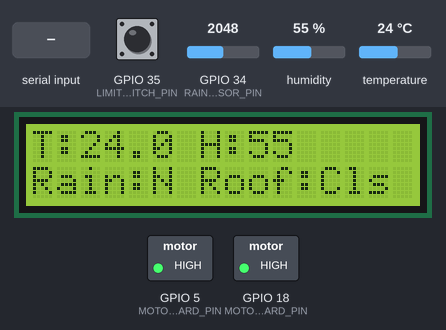
Bench run of a sketch on a simulated ESP32. Parts: 16×2 character LCD, switched loads named in the sketch (green lamp = pin HIGH). The test bench sets the inputs (shaded band); at power-on: GPIO 34 (RAIN_SENSOR_PIN) = 2048, GPIO 35 (LIMIT_SWITCH_PIN) LOW, humidity 55 %, temperature 24 °C. Nothing arrives over Bluetooth unless stated; what the sketch prints to the serial monitor is not drawn.

Above: at 9.4 s.
9.5 s: GPIO 34 (RAIN_SENSOR_PIN) set to 1925
At 10.5 s:
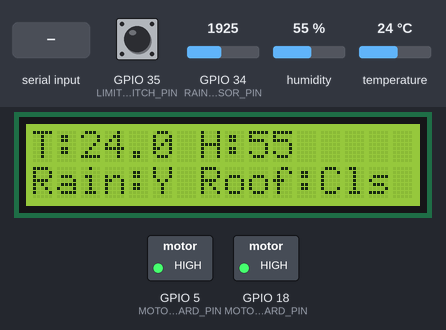
11.0 s: GPIO 35 (LIMIT_SWITCH_PIN) pulled HIGH for 0.65 s
At 12.1 s:
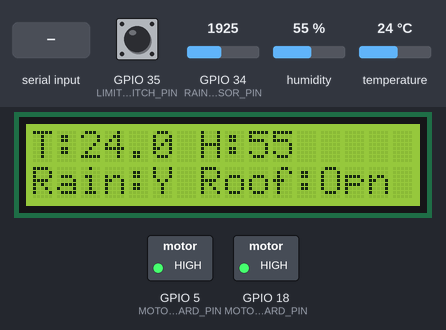
13.7 s: "open\n" received over the second serial link
At 16.2 s:
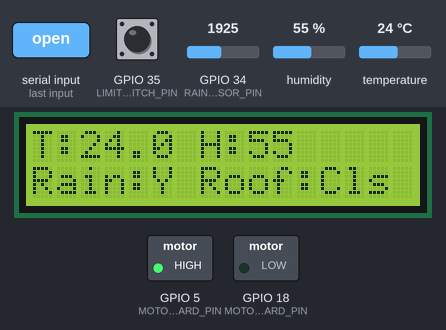
Timing chart, 0 to 44.8 s (numbered marks = the images above; inputs shaded):
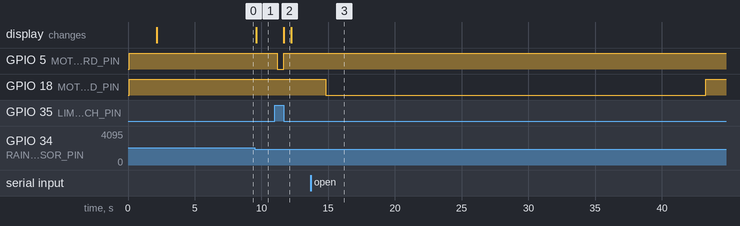

Measured:
- the behaviour switches between 2000 and 1999 on GPIO 34 (RAIN_SENSOR_PIN) (found by bisection; images 0 and 1)
- after the input at 9.5 s, the display: changes after 0.12 s (image 1)
- after the input at 11.0 s, GPIO 5 (MOTOR_FORWARD_PIN): HIGH → LOW after 0.20 s, → HIGH 0.46 s later; the display: changes after 0.69 s (image 2)
- after the input at 13.7 s, GPIO 18 (MOTOR_BACKWARD_PIN): HIGH → LOW after 1.1 s, → HIGH 28.5 s later
- what the display in image 2 shows lasts 0.5 s, from 11.7 s to 12.2 s

The sketch:

Smart_Rooftop_System.ino
```cpp
#include <BluetoothSerial.h>
#include <DHT.h>
#include <LiquidCrystal_I2C.h>

// Bluetooth
BluetoothSerial SerialBT;

// DHT Sensor
#define DHT_PIN 4
#define DHT_TYPE DHT11
DHT dht(DHT_PIN, DHT_TYPE);

// LCD Display
LiquidCrystal_I2C lcd(0x27, 16, 2);

// Rain Sensor
#define RAIN_SENSOR_PIN 34

// Limit Switch (LOW = Roof Closed)
#define LIMIT_SWITCH_PIN 35

// Motor Relays (Active LOW)
#define MOTOR_FORWARD_PIN 5   // Close roof
#define MOTOR_BACKWARD_PIN 18 // Open roof

// Timing
const unsigned long TOTAL_MOVE_TIME = 28500; // Full open/close time (ms)
unsigned long motorStartTime = 0;

// State variables
bool isMotorRunning = false;
bool motorDirection = false; // false=open, true=close

enum MotorState {
  STOPPED,
  CLOSING,
  OPENING
};
MotorState currentMotorState = STOPPED;

void setup() {
  Serial.begin(115200);
  SerialBT.begin("SmartRoofController");
  dht.begin();

  lcd.init();
  lcd.backlight();
  lcd.setCursor(0, 0);
  lcd.print("Smart Roof System");
  lcd.setCursor(0, 1);
  lcd.print("Initializing...");

  pinMode(RAIN_SENSOR_PIN, INPUT);
  pinMode(LIMIT_SWITCH_PIN, INPUT); // GND when active
  pinMode(MOTOR_FORWARD_PIN, OUTPUT);
  pinMode(MOTOR_BACKWARD_PIN, OUTPUT);

  stopMotor();

  delay(2000);
  lcd.clear();
  Serial.println("Setup complete. Ready!");
}

void loop() {
  float temp = dht.readTemperature();
  float hum = dht.readHumidity();
  int rainVal = analogRead(RAIN_SENSOR_PIN);
  bool isRaining = (rainVal < 2000); // Adjust threshold
  bool roofClosed = (digitalRead(LIMIT_SWITCH_PIN) == LOW);

  handleBluetoothCommands();

  // Auto-close if rain or hot
  if (!isMotorRunning) {
    if ((isRaining || (!isnan(temp) && temp > 35)) && !roofClosed) {
      Serial.println("Auto: Closing roof due to rain/temp");
      closeRoofFully();
    }
  }

  // Stop motor if closed
  if (isMotorRunning && currentMotorState == CLOSING && roofClosed) {
    Serial.println("Limit switch triggered, roof closed.");
    stopMotor();
  }

  updateDisplay(temp, hum, rainVal, isRaining, roofClosed);

  delay(500);
}

// ===================== CONTROL LOGIC =====================

void closeRoofFully() {
  if (!isMotorRunning && digitalRead(LIMIT_SWITCH_PIN) == HIGH) {
    Serial.println("Closing roof fully...");
    setMotorDirection(true);
    unsigned long start = millis();
    while (millis() - start < TOTAL_MOVE_TIME && digitalRead(LIMIT_SWITCH_PIN) == HIGH) {
      delay(10);
    }
    stopMotor();
  } else {
    Serial.println("Roof already closed.");
  }
}

void openRoofFully() {
  if (!isMotorRunning) {
    Serial.println("Opening roof fully...");
    setMotorDirection(false);
    unsigned long start = millis();
    while (millis() - start < TOTAL_MOVE_TIME) {
      delay(10);
    }
    stopMotor();
  }
}

void closeRoofPercentage(int percentage) {
  if (!isMotorRunning && digitalRead(LIMIT_SWITCH_PIN) == HIGH) {
    unsigned long runTime = (TOTAL_MOVE_TIME * percentage) / 100;
    Serial.println("Closing roof " + String(percentage) + "%");
    setMotorDirection(true);
    unsigned long start = millis();
    while (millis() - start < runTime && digitalRead(LIMIT_SWITCH_PIN) == HIGH) {
      delay(10);
    }
    stopMotor();
  } else {
    Serial.println("Roof already closed.");
  }
}

void openRoofPercentage(int percentage) {
  if (!isMotorRunning) {
    unsigned long runTime = (TOTAL_MOVE_TIME * percentage) / 100;
    Serial.println("Opening roof " + String(percentage) + "%");
    setMotorDirection(false);
    delay(runTime);
    stopMotor();
  }
}

void setMotorDirection(bool close) {
  if (close) {
    digitalWrite(MOTOR_FORWARD_PIN, LOW);   // Active LOW
    digitalWrite(MOTOR_BACKWARD_PIN, HIGH);
    currentMotorState = CLOSING;
  } else {
    digitalWrite(MOTOR_FORWARD_PIN, HIGH);
    digitalWrite(MOTOR_BACKWARD_PIN, LOW);  // Active LOW
    currentMotorState = OPENING;
  }
  isMotorRunning = true;
  motorStartTime = millis();
}

void stopMotor() {
  digitalWrite(MOTOR_FORWARD_PIN, HIGH);   // deactivate both
  digitalWrite(MOTOR_BACKWARD_PIN, HIGH);
  isMotorRunning = false;
  currentMotorState = STOPPED;
}

// ===================== BLUETOOTH CONTROL =====================

void handleBluetoothCommands() {
  if (SerialBT.available()) {
    String cmd = SerialBT.readString();
    cmd.trim();
    cmd.toLowerCase();

    Serial.println("BT Command: " + cmd);

    if (cmd == "close" || cmd == "close fully") closeRoofFully();
    else if (cmd == "open" || cmd == "open fully") openRoofFully();
    else if (cmd.startsWith("close")) {
      int pct = extractPercentage(cmd);
      if (pct > 0) closeRoofPercentage(pct);
    }
    else if (cmd.startsWith("open")) {
      int pct = extractPercentage(cmd);
      if (pct > 0) openRoofPercentage(pct);
    }
    else if (cmd == "stop") stopMotor();
    else if (cmd == "status") sendStatus();
    else SerialBT.println("Unknown command: " + cmd);
  }
}

int extractPercentage(String command) {
  String digits = "";
  for (int i = 0; i < command.length(); i++) {
    if (isDigit(command[i])) digits += command[i];
  }
  if (digits.length() > 0) {
    int pct = digits.toInt();
    return constrain(pct, 1, 100);
  }
  return 0;
}

// ===================== DISPLAY & STATUS =====================

void updateDisplay(float temp, float hum, int rainVal, bool isRaining, bool closed) {
  lcd.clear();
  lcd.setCursor(0, 0);
  if (!isnan(temp) && !isnan(hum)) {
    lcd.print("T:");
    lcd.print(temp, 1);
    lcd.print(" H:");
    lcd.print(hum, 0);
  } else {
    lcd.print("Sensor Err");
  }

  lcd.setCursor(0, 1);
  lcd.print(isRaining ? "Rain:Y " : "Rain:N ");
  lcd.print(closed ? "Roof:Cls" : "Roof:Opn");
}

void sendStatus() {
  float temp = dht.readTemperature();
  float hum = dht.readHumidity();
  int rainVal = analogRead(RAIN_SENSOR_PIN);
  bool isRaining = (rainVal < 2000);
  bool closed = (digitalRead(LIMIT_SWITCH_PIN) == LOW);

  String msg = "=== Roof Status ===\n";
  msg += "Temp: " + String(temp) + "°C\n";
  msg += "Hum: " + String(hum) + "%\n";
  msg += "Rain: " + String(isRaining ? "Yes" : "No") + "\n";
  msg += "Limit Switch: " + String(closed ? "Closed" : "Open") + "\n";
  msg += "Motor: " + String(isMotorRunning ? (currentMotorState == CLOSING ? "Closing" : "Opening") : "Stopped");
  SerialBT.println(msg);
}
```
